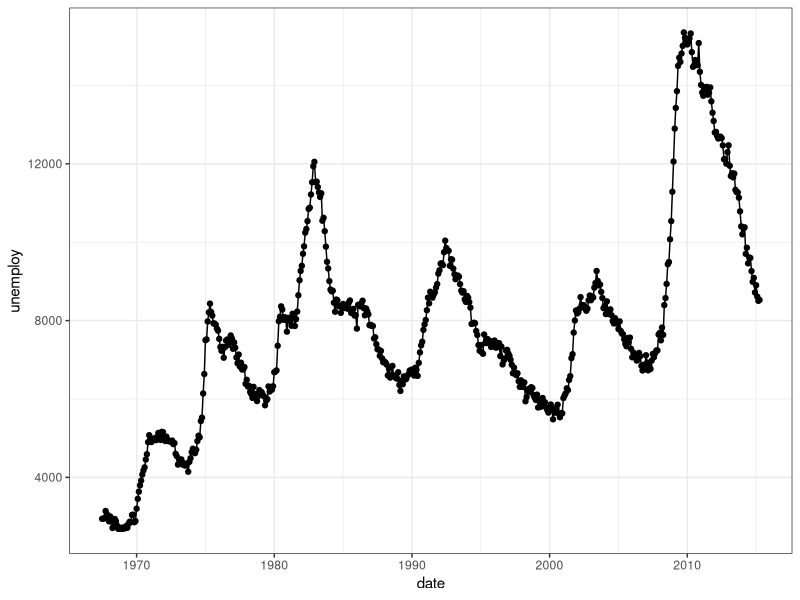
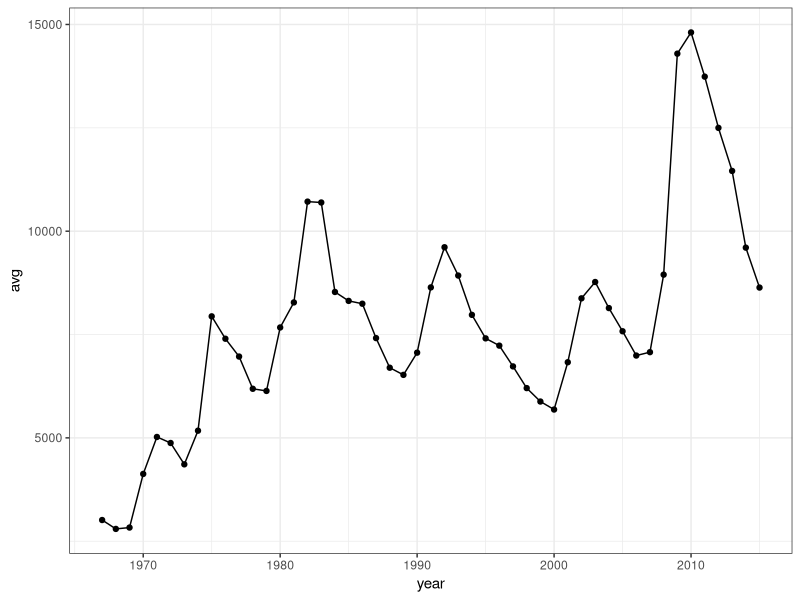

The R script that drew these images, in order:
## ---- chunk 1
library(lubridate)
library(magrittr)
library(tidyverse)

data <- economics
data %<>% mutate(year = year(date))

ggplot(data, aes(x = date, y = unemploy)) +
  geom_point() + geom_line() +theme_bw()

data %>% group_by(year) %>% summarise(avg = mean(unemploy)) %>%
  ggplot(., aes(x = year, y = avg)) + geom_point() + geom_line() +theme_bw()

